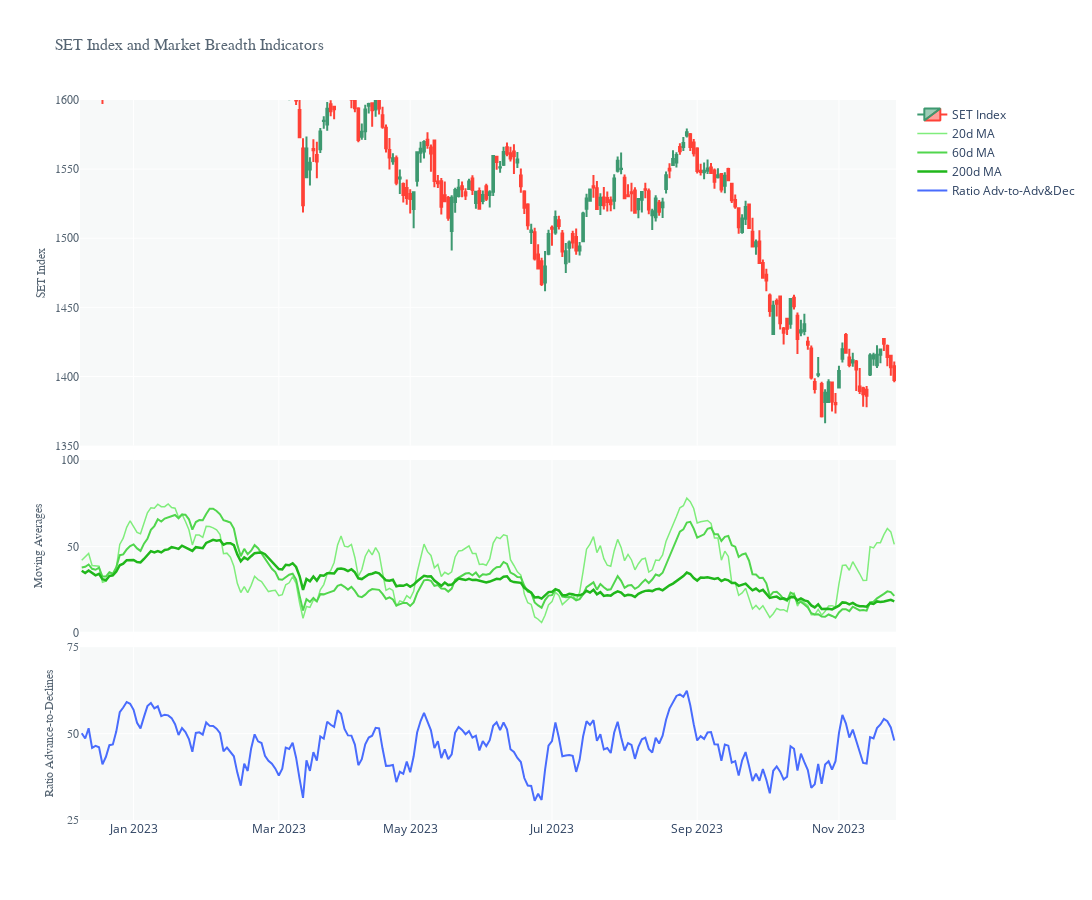

Notebook source saved alongside this figure:
### Markdown cell above
###### **SET Index and Moving Average**

### Code cell
# Create a date range from the start date to the end date
dt_all = pd.date_range(start=SET_INDEX_BREADTH['Date'].iloc[0], end=SET_INDEX_BREADTH['Date'].iloc[-1])

# Retrieve the dates that are in the original dataset
dt_obs = [d for d in pd.to_datetime(SET_INDEX_BREADTH['Date'])]

# Define dates with missing values
dt_breaks = [d.strftime("%Y-%m-%d") for d in dt_all if d not in dt_obs]

# Create a subplot figure with three rows and one column
fig1 = make_subplots(rows=3, cols=1, shared_xaxes=True, vertical_spacing=0.02, row_heights=[0.4, 0.2, 0.2])

# Plot SET Index on the first row
fig1.add_trace(go.Candlestick(x=SET_INDEX_BREADTH['Date'],
                            open=SET_INDEX_BREADTH['Open'],
                            high=SET_INDEX_BREADTH['High'],
                            low=SET_INDEX_BREADTH['Low'],
                            close=SET_INDEX_BREADTH['Close'],
                            name='SET Index'))

# Calculate the total number of stocks
noStock = SET_INDEX_BREADTH.Advance[0] + SET_INDEX_BREADTH.Unchanged[0] + SET_INDEX_BREADTH.Declines[0]

# Plot Moving Averages 20, 60, 200 days on the second row
fig1.add_trace(go.Scatter(name='20d MA',
                          x=SET_INDEX_BREADTH['Date'], y=SET_INDEX_BREADTH['MA20'],
                          mode='lines', line=dict(color='#80ED7C', width=1.5)),
               row=2, col=1)
fig1.add_trace(go.Scatter(name='60d MA',
                          x=SET_INDEX_BREADTH['Date'], y=SET_INDEX_BREADTH['MA60'],
                          mode='lines', line=dict(color='#51D64D', width=2.0)),
               row=2, col=1)
fig1.add_trace(go.Scatter(name='200d MA',
                          x=SET_INDEX_BREADTH['Date'], y=SET_INDEX_BREADTH['MA200'],
                          mode='lines', line=dict(color='#20B71B', width=2.5)),
               row=2, col=1)

# Plot Ratio Advances / (Advances + Declines) on the third row
fig1.add_trace(go.Scatter(name='Ratio Adv-to-Adv&Dec',
                          x=SET_INDEX_BREADTH['Date'],
                          y=getEMA(100*(SET_INDEX_BREADTH['Advance']/(SET_INDEX_BREADTH['Advance']+SET_INDEX_BREADTH['Declines'])), 10),
                          mode='lines', line=dict(color='#496CFD', width=2)),
               row=3, col=1)

# Update layout
fig1.update_layout(height=900, width=1200, 
                   showlegend=False, xaxis_rangeslider_visible=False, 
                   plot_bgcolor="#F7F9F9")

# Hide dates with no values
fig1.update_xaxes(rangebreaks=[dict(values=dt_breaks)])

# Update y-axis titles and fonts
fig1.update_yaxes(title_text="SET Index",
                  range=[1350, 1600], tickmode='array',
                  title_font=dict(size=12, family='Arial', color='#566573'), 
                  tickfont=dict(size=12, family='Arial', color='#566573'), 
                  title_standoff=6, row=1, col=1)

fig1.update_yaxes(title_text="Moving Averages", 
                  range=[0, 100], tickmode='array', tickvals=(0, 100, 50),
                  title_font=dict(size=12, family='Arial', color='#566573'), 
                  tickfont=dict(size=12, family='Arial', color='#566573'), 
                  title_standoff=15, row=2, col=1)

fig1.update_yaxes(title_text="Ratio Advance-to-Declines", 
                  range=[25, 75], tickmode='array', tickvals=(25, 75, 50),
                  title_font=dict(size=12, family='Arial', color='#566573'), 
                  tickfont=dict(size=12, family='Arial', color='#566573'), 
                  title_standoff=10, row=3, col=1)

# Update x-axis label
fig1.update_xaxes(title_font=dict(size=16, family='Arial', color='#566573'), 
                  row=3, col=1)

# Update the overall layout title
fig1.update_layout(title='SET Index and Market Breadth Indicators', 
                   title_font=dict(size=16, family='Arial', color='#566573'), 
                   showlegend=True)

# Set the date range
start_date = dt.datetime.today() - dt.timedelta(int(365/2))
end_date = dt.datetime.today() + dt.timedelta(hours=7)
fig1.update_layout(xaxis_range=[start_date, end_date])

### Figure 1 — Plotly figure (JSON) as saved in the notebook; plotly's stock layout.template omitted (floating-point values rounded to 4 significant figures; data arrays with more than 128 entries replaced by an {"elided": "..."} marker saying what was removed)
{"data": [{"close": {"elided": "236 float values"}, "high": {"elided": "236 float values"}, "low": {"elided": "236 float values"}, "name": "SET Index", "open": {"elided": "236 float values"}, "type": "candlestick", "x": {"elided": "236 str values"}}, {"line": {"color": "#80ED7C", "width": 1.5}, "mode": "lines", "name": "20d MA", "type": "scatter", "x": {"elided": "236 str values"}, "xaxis": "x2", "y": {"elided": "236 float values"}, "yaxis": "y2"}, {"line": {"color": "#51D64D", "width": 2}, "mode": "lines", "name": "60d MA", "type": "scatter", "x": {"elided": "236 str values"}, "xaxis": "x2", "y": {"elided": "236 float values"}, "yaxis": "y2"}, {"line": {"color": "#20B71B", "width": 2.5}, "mode": "lines", "name": "200d MA", "type": "scatter", "x": {"elided": "236 str values"}, "xaxis": "x2", "y": {"elided": "236 float values"}, "yaxis": "y2"}, {"line": {"color": "#496CFD", "width": 2}, "mode": "lines", "name": "Ratio Adv-to-Adv&Dec", "type": "scatter", "x": {"elided": "236 str values"}, "xaxis": "x3", "y": {"elided": "236 float values"}, "yaxis": "y3"}], "layout": {"height": 900, "plot_bgcolor": "#F7F9F9", "showlegend": true, "title": {"font": {"color": "#566573", "family": "Arial", "size": 16}, "text": "SET Index and Market Breadth Indicators"}, "width": 1200, "xaxis": {"anchor": "y", "domain": [0, 1], "matches": "x3", "range": ["2023-05-27T11:43:45.457764", "2023-11-25T18:43:45.457764"], "rangebreaks": [{"values": ["2022-12-10", "2022-12-11", "2022-12-12", "2022-12-17", "2022-12-18", "2022-12-24", "2022-12-25", "2022-12-31", "2023-01-01", "2023-01-02", "2023-01-07", "2023-01-08", "2023-01-14", "2023-01-15", "2023-01-21", "2023-01-22", "2023-01-28", "2023-01-29", "2023-02-04", "2023-02-05", "2023-02-11", "2023-02-12", "2023-02-18", "2023-02-19", "2023-02-25", "2023-02-26", "2023-03-04", "2023-03-05", "2023-03-06", "2023-03-11", "2023-03-12", "2023-03-18", "2023-03-19", "2023-03-25", "2023-03-26", "2023-04-01", "2023-04-02", "2023-04-06", "2023-04-08", "2023-04-09", "2023-04-13", "2023-04-14", "2023-04-15", "2023-04-16", "2023-04-22", "2023-04-23", "2023-04-29", "2023-04-30", "2023-05-01", "2023-05-04", "2023-05-05", "2023-05-06", "2023-05-07", "2023-05-13", "2023-05-14", "2023-05-20", "2023-05-21", "2023-05-27", "2023-05-28", "2023-06-03", "2023-06-04", "2023-06-05", "2023-06-10", "2023-06-11", "2023-06-17", "2023-06-18", "2023-06-24", "2023-06-25", "2023-07-01", "2023-07-02", "2023-07-08", "2023-07-09", "2023-07-15", "2023-07-16", "2023-07-22", "2023-07-23", "2023-07-28", "2023-07-29", "2023-07-30", "2023-08-01", "2023-08-05", "2023-08-06", "2023-08-12", "2023-08-13", "2023-08-14", "2023-08-19", "2023-08-20", "2023-08-26", "2023-08-27", "2023-09-02", "2023-09-03", "2023-09-09", "2023-09-10", "2023-09-16", "2023-09-17", "2023-09-23", "2023-09-24", "2023-09-30", "2023-10-01", "2023-10-07", "2023-10-08", "2023-10-13", "2023-10-14", "2023-10-15", "2023-10-21", "2023-10-22", "2023-10-23", "2023-10-28", "2023-10-29", "2023-11-04", "2023-11-05", "2023-11-11", "2023-11-12", "2023-11-18", "2023-11-19"]}], "rangeslider": {"visible": false}, "showticklabels": false}, "xaxis2": {"anchor": "y2", "domain": [0, 1], "matches": "x3", "rangebreaks": [{"values": ["2022-12-10", "2022-12-11", "2022-12-12", "2022-12-17", "2022-12-18", "2022-12-24", "2022-12-25", "2022-12-31", "2023-01-01", "2023-01-02", "2023-01-07", "2023-01-08", "2023-01-14", "2023-01-15", "2023-01-21", "2023-01-22", "2023-01-28", "2023-01-29", "2023-02-04", "2023-02-05", "2023-02-11", "2023-02-12", "2023-02-18", "2023-02-19", "2023-02-25", "2023-02-26", "2023-03-04", "2023-03-05", "2023-03-06", "2023-03-11", "2023-03-12", "2023-03-18", "2023-03-19", "2023-03-25", "2023-03-26", "2023-04-01", "2023-04-02", "2023-04-06", "2023-04-08", "2023-04-09", "2023-04-13", "2023-04-14", "2023-04-15", "2023-04-16", "2023-04-22", "2023-04-23", "2023-04-29", "2023-04-30", "2023-05-01", "2023-05-04", "2023-05-05", "2023-05-06", "2023-05-07", "2023-05-13", "2023-05-14", "2023-05-20", "2023-05-21", "2023-05-27", "2023-05-28", "2023-06-03", "2023-06-04", "2023-06-05", "2023-06-10", "2023-06-11", "2023-06-17", "2023-06-18", "2023-06-24", "2023-06-25", "2023-07-01", "2023-07-02", "2023-07-08", "2023-07-09", "2023-07-15", "2023-07-16", "2023-07-22", "2023-07-23", "2023-07-28", "2023-07-29", "2023-07-30", "2023-08-01", "2023-08-05", "2023-08-06", "2023-08-12", "2023-08-13", "2023-08-14", "2023-08-19", "2023-08-20", "2023-08-26", "2023-08-27", "2023-09-02", "2023-09-03", "2023-09-09", "2023-09-10", "2023-09-16", "2023-09-17", "2023-09-23", "2023-09-24", "2023-09-30", "2023-10-01", "2023-10-07", "2023-10-08", "2023-10-13", "2023-10-14", "2023-10-15", "2023-10-21", "2023-10-22", "2023-10-23", "2023-10-28", "2023-10-29", "2023-11-04", "2023-11-05", "2023-11-11", "2023-11-12", "2023-11-18", "2023-11-19"]}], "showticklabels": false}, "xaxis3": {"anchor": "y3", "domain": [0, 1], "rangebreaks": [{"values": ["2022-12-10", "2022-12-11", "2022-12-12", "2022-12-17", "2022-12-18", "2022-12-24", "2022-12-25", "2022-12-31", "2023-01-01", "2023-01-02", "2023-01-07", "2023-01-08", "2023-01-14", "2023-01-15", "2023-01-21", "2023-01-22", "2023-01-28", "2023-01-29", "2023-02-04", "2023-02-05", "2023-02-11", "2023-02-12", "2023-02-18", "2023-02-19", "2023-02-25", "2023-02-26", "2023-03-04", "2023-03-05", "2023-03-06", "2023-03-11", "2023-03-12", "2023-03-18", "2023-03-19", "2023-03-25", "2023-03-26", "2023-04-01", "2023-04-02", "2023-04-06", "2023-04-08", "2023-04-09", "2023-04-13", "2023-04-14", "2023-04-15", "2023-04-16", "2023-04-22", "2023-04-23", "2023-04-29", "2023-04-30", "2023-05-01", "2023-05-04", "2023-05-05", "2023-05-06", "2023-05-07", "2023-05-13", "2023-05-14", "2023-05-20", "2023-05-21", "2023-05-27", "2023-05-28", "2023-06-03", "2023-06-04", "2023-06-05", "2023-06-10", "2023-06-11", "2023-06-17", "2023-06-18", "2023-06-24", "2023-06-25", "2023-07-01", "2023-07-02", "2023-07-08", "2023-07-09", "2023-07-15", "2023-07-16", "2023-07-22", "2023-07-23", "2023-07-28", "2023-07-29", "2023-07-30", "2023-08-01", "2023-08-05", "2023-08-06", "2023-08-12", "2023-08-13", "2023-08-14", "2023-08-19", "2023-08-20", "2023-08-26", "2023-08-27", "2023-09-02", "2023-09-03", "2023-09-09", "2023-09-10", "2023-09-16", "2023-09-17", "2023-09-23", "2023-09-24", "2023-09-30", "2023-10-01", "2023-10-07", "2023-10-08", "2023-10-13", "2023-10-14", "2023-10-15", "2023-10-21", "2023-10-22", "2023-10-23", "2023-10-28", "2023-10-29", "2023-11-04", "2023-11-05", "2023-11-11", "2023-11-12", "2023-11-18", "2023-11-19"]}], "title": {"font": {"color": "#566573", "family": "Arial", "size": 16}}}, "yaxis": {"anchor": "x", "domain": [0.52, 1], "range": [1350, 1600], "tickfont": {"color": "#566573", "family": "Arial", "size": 12}, "tickmode": "array", "title": {"font": {"color": "#566573", "family": "Arial", "size": 12}, "standoff": 6, "text": "SET Index"}}, "yaxis2": {"anchor": "x2", "domain": [0.26, 0.5], "range": [0, 100], "tickfont": {"color": "#566573", "family": "Arial", "size": 12}, "tickmode": "array", "tickvals": [0, 100, 50], "title": {"font": {"color": "#566573", "family": "Arial", "size": 12}, "standoff": 15, "text": "Moving Averages"}}, "yaxis3": {"anchor": "x3", "domain": [0, 0.24], "range": [25, 75], "tickfont": {"color": "#566573", "family": "Arial", "size": 12}, "tickmode": "array", "tickvals": [25, 75, 50], "title": {"font": {"color": "#566573", "family": "Arial", "size": 12}, "standoff": 10, "text": "Ratio Advance-to-Declines"}}}}
